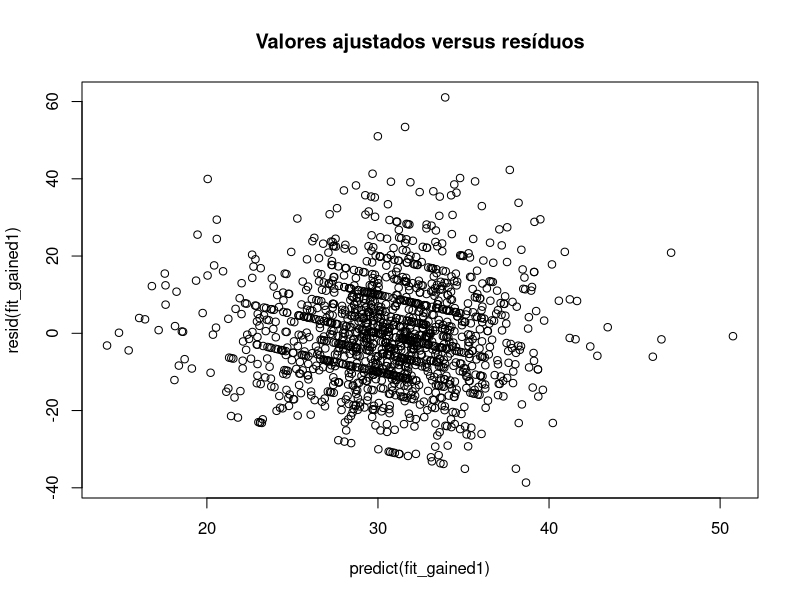

The R source for this figure:
## ---- chunk 1
knitr::opts_chunk$set(echo = TRUE)
## ---- chunk 2
# bloco de código - item a
library(readr)
# NCbirths <- read_csv("NCbirths.csv", col_types = cols(Marital = col_factor(levels = c("1", 
#     "2")), Plural = col_factor(levels = c("1", 
#     "2", "3")), Sex = col_factor(levels = c("1", 
#     "2")), Smoke = col_factor(levels = c("1", 
#     "2")), X1 = col_skip()))
# View(NCbirths)

NCbirths = read.csv("NCbirths.csv")
str(NCbirths)
summary(NCbirths)
## ---- chunk 3
for (race in unique(NCbirths$MomRace)) { print(paste(race, nrow(NCbirths[NCbirths$MomRace == race,])))}


summary(NCbirths[NCbirths$MomRace=="hispanic",])
nrow(NCbirths[NCbirths$MomRace==5,])  # "Japanese", só que não
## ---- chunk 4
# summary(NCbirths[NCbirths$Low == "Y", c("BirthWeightOz", "BirthWeightGm")])
# summary(NCbirths[NCbirths$Low == "N", c("BirthWeightOz", "BirthWeightGm")])

# summary(NCbirths[NCbirths$BirthWeightGm > 2500, c("Low", "BirthWeightOz", "BirthWeightGm")])
nrow(NCbirths[NCbirths$BirthWeightGm > 2500 & NCbirths$Low=='Y', c("Low", "BirthWeightOz", "BirthWeightGm")])  # Deve ser zero
nrow(NCbirths[NCbirths$BirthWeightGm <= 2500 & NCbirths$Low=='N', c("Low", "BirthWeightOz", "BirthWeightGm")])  # Deve ser zero

## ---- chunk 5
col.sums = colSums(is.na(NCbirths))
col.sums[col.sums>0]  # Verificação programática de quais colunas têm NAs

NCbirths<- cbind(NCbirths, somaNulos = rowSums(is.na(NCbirths)))
NCB_NAs = NCbirths[NCbirths$somaNulos > 0,]
NCBnoNAs = NCbirths[complete.cases(NCbirths),]

## ---- chunk 6
# Fatorizar o que der

NCB_noId = function(ncbvar) {
    ncbvar$X <- NULL
    ncbvar$ID <- NULL  
    return(ncbvar)
}


NCB_factorize = function(ncbvar) {
    ncbvar$Plural <- factor(ncbvar$Plural, levels=c(1,2,3), labels=c('Single', 'Twins', 'Triplets'))
    ncbvar$Sex <- factor(ncbvar$Sex, levels=c(1,2), labels=c("M", "F"))
    ncbvar$Marital <- factor(ncbvar$Marital, labels=c("Married", "Not Married"))
    ncbvar$RaceMom <- factor(ncbvar$RaceMom, levels=c(1,2,3,4,5,7,8),  # There's no Hawaiian in this base
                               labels=c(
                                 "White",
                                 "Black",
                                 "AmericanIndian",
                                 "Chinese",
                                 "Hispanic",  # Era "Japanese", mas foi reconsiderado
                                 # "Hawaiian",  # Não foram encontrados registros
                                 "Filipino",
                                 "OtherAsianOrPacific"
                               ))
    # TODO: Check race assignments more thoroughly

    ncbvar$Smoke <- factor(ncbvar$Smoke, labels = c('N', 'Y'))  # Cuidado com os NAs
    ncbvar$HispMom <- factor(ncbvar$HispMom)
    ncbvar$Premie <- factor(ncbvar$Premie, labels=c("N", "Y"))
    ncbvar$Low <- factor(ncbvar$Low, labels=c("N", "Y"))

    return(ncbvar)
}

NCbirths = NCB_noId(NCbirths)
NCbirths = NCB_factorize(NCbirths)

## ---- chunk 7
# bloco de código - item b

summary(NCbirths$BirthWeightGm/NCbirths$BirthWeightOz)
if (mean(NCbirths$BirthWeightGm/NCbirths$BirthWeightOz)/max(NCbirths$BirthWeightGm/NCbirths$BirthWeightOz) != 1 ) {
  error("Há um erro de conversão entre Oz e g")
} else {
  if (max(NCbirths$BirthWeightGm/NCbirths$BirthWeightOz) == 28.35)  {
    print("Todas as conversões de unidade estão corretas")
  } else {
    print("Embora consistentes, as conversões não estão corretas")
  }
}


## ---- chunk 8

fit_gained1 = lm(Gained ~ ., data=NCbirths)
summary(fit_gained1)

# fit_gained1_noNAs = lm(Gained ~ ., data=NCbirths, na.action = na.omit) 
# summary(fit_gained1_noNAs)

# NCBnoNAs = NCbirths[]

## ---- chunk 9
fit_gained2 = lm(Gained ~ Plural + BirthWeightOz, data = NCbirths)
summary(fit_gained2)
## ---- chunk 10
# bloco de código - item c
plot(predict(fit_gained1), resid(fit_gained1),   # data=NCbirths,
     main="Valores ajustados versus resíduos")


## ---- chunk 11
# bloco de código - item d



## ---- chunk 12
# bloco de código - item e
